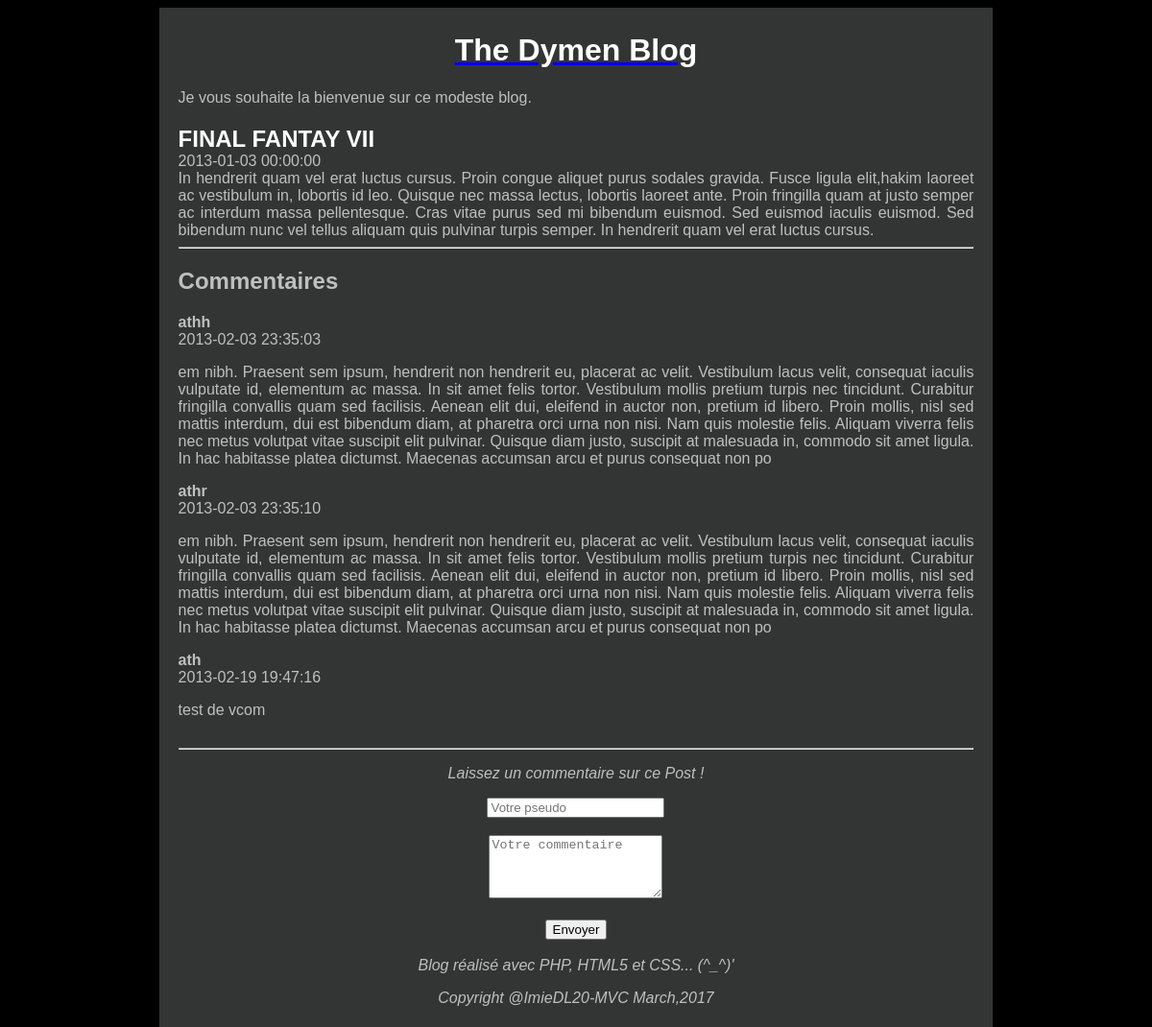
Page /index.php?action=post&id=1 on the committed database.
### tables this page shows
CREATE TABLE IF NOT EXISTS `posts` (
  `id` int(10) unsigned NOT NULL AUTO_INCREMENT,
  `titre` varchar(200) NOT NULL,
  `description` text NOT NULL,
  `image` varchar(200) NOT NULL,
  `created_at` datetime NOT NULL,
  `category_id` int(11) NOT NULL,
  `user_id` int(11) NOT NULL,
  PRIMARY KEY (`id`)
);

CREATE TABLE IF NOT EXISTS `comments` (
  `id` int(10) unsigned NOT NULL AUTO_INCREMENT,
  `texte` text NOT NULL,
  `post_id` int(11) NOT NULL,
  `user_id` int(11) NOT NULL,
  `pseudo` varchar(20) NOT NULL,
  `mail` varchar(255) NOT NULL,
  `created_at` datetime NOT NULL,
  PRIMARY KEY (`id`)
);

### Controllers/ControllerPost.php (called while the page is built, shortened)
<?php
class ControllerPost {
  public static function controllerComments($id) {
    $post = Models\PostModel::getById($id);
    $comments = Models\CommentsModel::getByPostId($id);
    require BASE_DIR.'Views/view_post.php';
  }
}
?>

### Models/PostModel.php (called while the page is built, shortened)
<?php
class PostModel extends ModelBdd {
  public static function getById($post_id) {
    $bdd = parent::getBdd();
    $req = "SELECT id AS id, created_at AS date, titre AS titre, description AS contenu
    FROM posts
    WHERE id=?";
    $statement = $bdd->prepare($req);
    $statement->execute(array($post_id));
    if ($statement->rowCount() === 1) {
      return $statement->fetch(\PDO::FETCH_ASSOC);
    } else {
      throw new NotFoundException('Post not found');
    }
  }
  }
  ?>

### Models/CommentsModel.php (called while the page is built, shortened)
<?php
class CommentsModel extends ModelBdd {
  public static function getByPostId($post_id) {
    $bdd = parent::getBdd();
    $req1 = "SELECT id AS id, created_at AS date, pseudo AS pseudo, post_id AS post_id, texte AS contenu
    FROM comments
    WHERE post_id=:post_id";
    $statement = $bdd->prepare($req1);
    $statement->bindParam(":post_id", $post_id, \PDO::PARAM_INT);
    $statement->execute();
    return $statement->fetchall();
  }
}
?>

### Views/view_post.php (the view, shortened to what this page needs)
<article>
  <header>
    <h1 class="titreBillet">
      <?= htmlentities($post['titre']) ?>
    </h1>
    <time><?= $post['date'] ?></time>
  </header>
  <?= $post['contenu'] ?>
</article>
<hr />
<h2 id="titreReponses">Commentaires</h2>
<?php foreach ($comments as $comment): ?>
  <p>
    <strong><?= $comment['pseudo'] ?></strong><br/>
    <time><?= $comment['date'] ?></time><br/>
    <p><?= $comment['contenu'] ?></p>
  </p>
<?php endforeach;
require 'layout.php';
?>

### public/CSS/style.css (style rules this page uses)
html, body { height: 100%; }
body { color: #bfbfbf; background: black; font-family: 'Futura-Medium', 'Futura', 'Trebuchet MS', sans-serif; }
h1 { color: white; }
.titreBillet { margin-bottom : 0px; }

### rows in the picture
posts: titre "FINAL FANTAY VII", created_at "2013-01-03 00:00:00", description "In hendrerit quam vel erat luctus cursus. Proin congue aliquet purus sodales gravida. Fusce ligula elit,hakim laoreet ac vestibulum in, lobortis id leo. Quisque nec massa lectus, lobortis laoreet ante. Proin fringilla quam at justo semper ac interdum massa pellentesque. Cras vitae purus sed mi bibendum euismod. Sed euismod iaculis euismod. Sed bibendum nunc vel tellus aliquam quis pulvinar turpis semper. In hendrerit quam vel erat luctus cursus."
comments: pseudo "athh", created_at "2013-02-03 23:35:03", texte "em nibh. Praesent sem ipsum, hendrerit non hendrerit eu, placerat ac velit. Vestibulum lacus velit, consequat iaculis vulputate id, elementum ac massa. In sit amet felis tortor. Vestibulum mollis pretium turpis nec tincidunt. Curabitur fringilla convallis quam sed facilisis. Aenean elit dui, eleifend in auctor non, pretium id libero. Proin mollis, nisl sed mattis interdum, dui est bibendum diam, at pharetra orci urna non nisi. Nam quis molestie felis. Aliquam viverra felis nec metus volutpat vitae suscipit elit pulvinar. Quisque diam justo, suscipit at malesuada in, commodo sit amet ligula. In hac habitasse platea dictumst. Maecenas accumsan arcu et purus consequat non po"
comments: pseudo "athr", created_at "2013-02-03 23:35:10", texte "em nibh. Praesent sem ipsum, hendrerit non hendrerit eu, placerat ac velit. Vestibulum lacus velit, consequat iaculis vulputate id, elementum ac massa. In sit amet felis tortor. Vestibulum mollis pretium turpis nec tincidunt. Curabitur fringilla convallis quam sed facilisis. Aenean elit dui, eleifend in auctor non, pretium id libero. Proin mollis, nisl sed mattis interdum, dui est bibendum diam, at pharetra orci urna non nisi. Nam quis molestie felis. Aliquam viverra felis nec metus volutpat vitae suscipit elit pulvinar. Quisque diam justo, suscipit at malesuada in, commodo sit amet ligula. In hac habitasse platea dictumst. Maecenas accumsan arcu et purus consequat non po"
comments: pseudo "ath", created_at "2013-02-19 19:47:16", texte "test de vcom"
